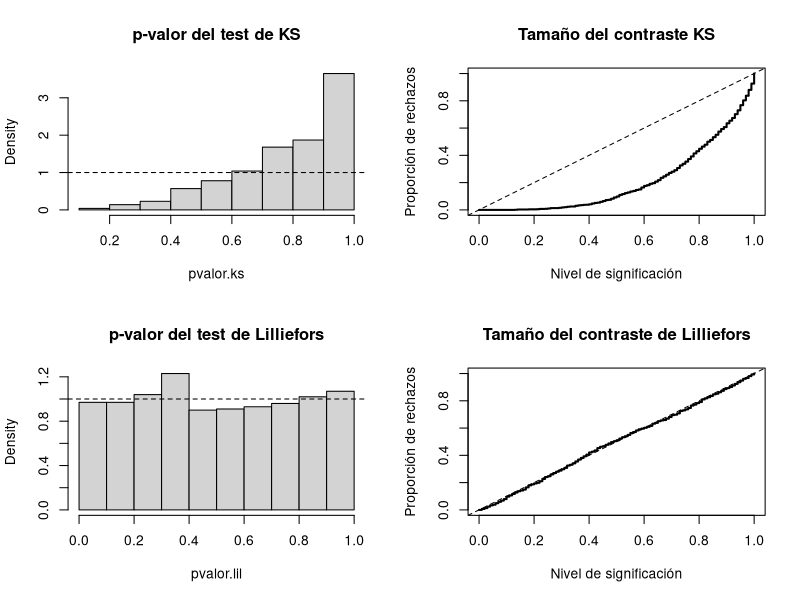
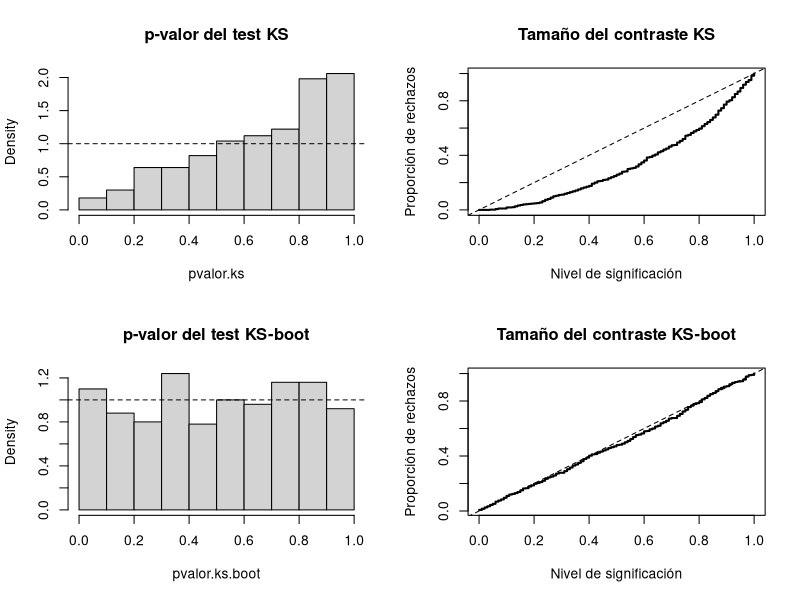
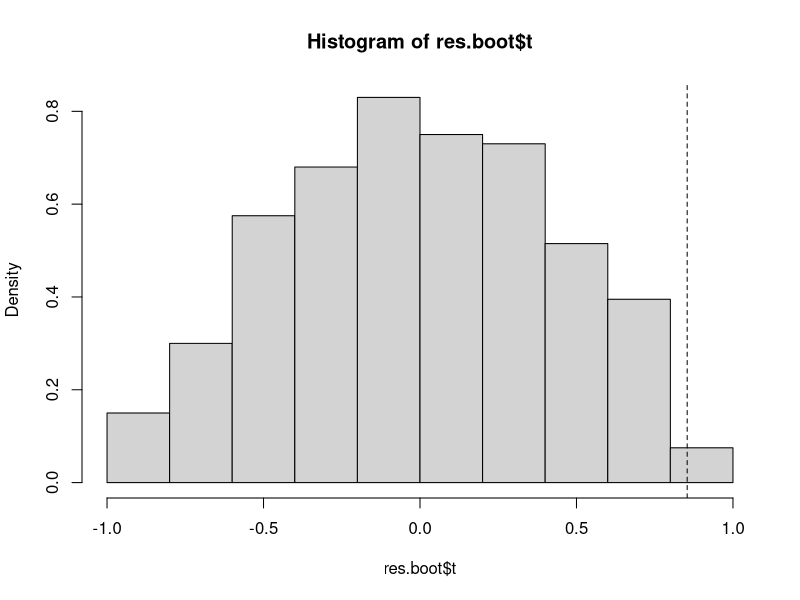
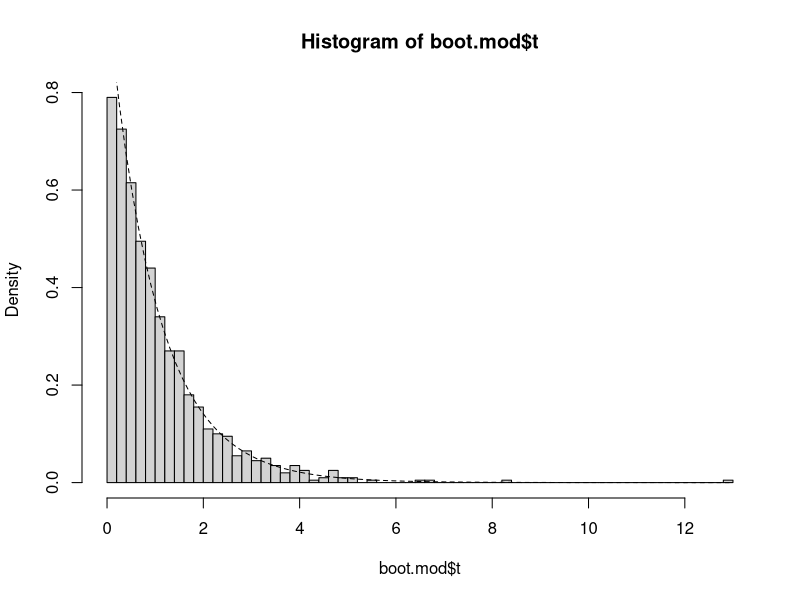
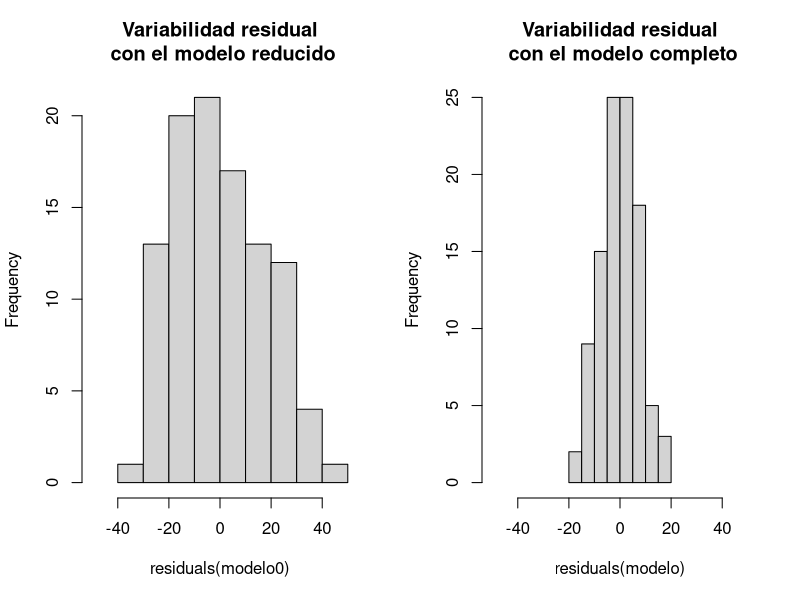
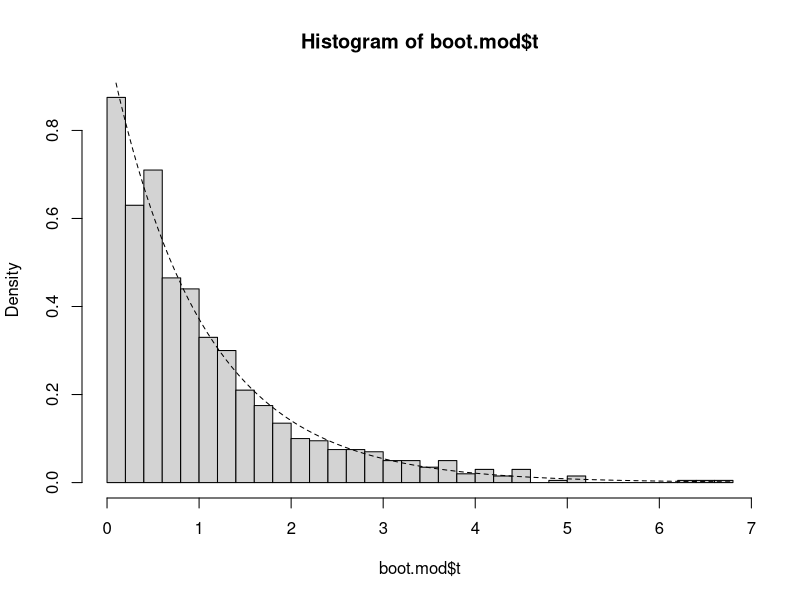

Generate these figures, in order, with R: (Note: this script raises an error after producing the figures.)
## ---- chunk 1

## ---- chunk 2
# Valores iniciales
library(nortest)
set.seed(1)
nx <- 30
mx <- 0
sx <- 1
nsim <- 1000
# Realizar contrastes
pvalor.ks <- numeric(nsim)
pvalor.lil <- numeric(nsim)
for(isim in 1:nsim) {
  rx <- rnorm(nx, mx, sx)
  pvalor.ks[isim] <- ks.test(rx, "pnorm", mean(rx), sd(rx))$p.value
  pvalor.lil[isim] <- lillie.test(rx)$p.value
}
## ---- chunk 3
old.par <- par(mfrow=c(2, 2))
# Histograma
hist(pvalor.ks, freq=FALSE, main = "p-valor del test de KS")
abline(h=1, lty=2)   # curve(dunif(x,0,1), add=TRUE)
# Distribución empírica
curve(ecdf(pvalor.ks)(x), type = "s", lwd = 2, 
      main = 'Tamaño del contraste KS', ylab = 'Proporción de rechazos', 
      xlab = 'Nivel de significación')
abline(a=0, b=1, lty=2)   # curve(punif(x, 0, 1), add = TRUE)
# Histograma
hist(pvalor.lil, freq=FALSE, main = "p-valor del test de Lilliefors")
abline(h=1, lty=2)   # curve(dunif(x,0,1), add=TRUE)
# Distribución empírica
curve(ecdf(pvalor.lil)(x), type = "s", lwd = 2, 
      main = 'Tamaño del contraste de Lilliefors', ylab = 'Proporción de rechazos', 
      xlab = 'Nivel de significación')
abline(a=0, b=1, lty=2)   # curve(punif(x, 0, 1), add = TRUE)
par(old.par)
## ---- chunk 4
ks.exp.boot <- function(x, nboot = 10^3) {
  DNAME <- deparse(substitute(x))
  METHOD <- "Kolmogorov-Smirnov Test of pexp by bootstrap" 
  n <- length(x)
  RATE <- 1/mean(x)
  ks.exp.stat <- function(x, rate = 1/mean(x)) { # se estima el parámetro
    DMinus <- pexp(sort(x), rate=rate) - (0:(n - 1))/n
    DPlus <- 1/n - DMinus
    Dn = max(c(DMinus, DPlus))
  }  
  STATISTIC <- ks.exp.stat(x, rate = RATE) 
  names(STATISTIC) <- "Dn"
  # PVAL <- 0
  # for(i in 1:nboot) {
  #   rx <- rexp(n, rate = RATE)
  #   if (STATISTIC <= ks.exp.stat(rx)) PVAL <- PVAL + 1
  # }
  # PVAL <- PVAL/nboot
  # PVAL <- (PVAL + 1)/(nboot + 1) # Alternativa para aproximar el p-valor
  rx <- matrix(rexp(n*nboot, rate = RATE), ncol=n)
  PVAL <- mean(STATISTIC <= apply(rx, 1, ks.exp.stat))
  return(structure(list(statistic = STATISTIC, alternative = "two.sided", 
                   p.value = PVAL, method = METHOD, data.name = DNAME), 
                   class = "htest"))
}
## ---- chunk 5
# Valores iniciales
set.seed(1)
nx <- 30
ratex <- 1
nsim <- 500
# Realizar contrastes
pvalor.ks <- numeric(nsim)
pvalor.ks.boot <- numeric(nsim)
for(isim in 1:nsim) {
  rx <- rexp(nx, ratex)
  pvalor.ks[isim] <- ks.test(rx, "pexp", 1/mean(rx))$p.value
  pvalor.ks.boot[isim] <- ks.exp.boot(rx, nboot = 200)$p.value
}
# Generar gráficos
old.par <- par(mfrow=c(2, 2))
# Histograma
hist(pvalor.ks, freq=FALSE, main = "p-valor del test KS")
abline(h=1, lty=2)   # curve(dunif(x,0,1), add=TRUE)
# Distribución empírica
curve(ecdf(pvalor.ks)(x), type = "s", lwd = 2, 
      main = 'Tamaño del contraste KS', ylab = 'Proporción de rechazos', 
      xlab = 'Nivel de significación')
abline(a=0, b=1, lty=2)   # curve(punif(x, 0, 1), add = TRUE)
# Histograma
hist(pvalor.ks.boot, freq=FALSE, main = "p-valor del test KS-boot")
abline(h=1, lty=2)   # curve(dunif(x,0,1), add=TRUE)
# Distribución empírica
curve(ecdf(pvalor.ks.boot)(x), type = "s", lwd = 2, 
      main = 'Tamaño del contraste KS-boot', ylab = 'Proporción de rechazos', 
      xlab = 'Nivel de significación')
abline(a=0, b=1, lty=2)   # curve(punif(x, 0, 1), add = TRUE)
par(old.par)
## ---- chunk 6
library(boot)
data('dogs', package = "boot")
# plot(dogs)
## ---- chunk 7
cor(dogs$mvo, dogs$lvp)
# with(dogs, cor(mvo, lvp))
## ---- chunk 8
cor.test(dogs$mvo, dogs$lvp)
# with(dogs, cor.test(mvo, lvp))
## ---- chunk 9
cor.test(dogs$mvo, dogs$lvp, alternative = "greater")
## ---- chunk 10
library(boot)

statistic <- function(data, i) cor(data$mvo, data$lvp[i])

set.seed(1)
res.boot <- boot(dogs, statistic, R = 1000, sim = "permutation")
# res.boot
## ---- chunk 11
hist(res.boot$t, freq = FALSE)
abline(v = res.boot$t0, lty = 2)
## ---- chunk 12
pval.greater <- mean(res.boot$t >= res.boot$t0)
pval.greater
## ---- chunk 13
pval.less <- mean(res.boot$t <= res.boot$t0)
pval <- 2*min(pval.less, pval.greater)
pval
## ---- chunk 14
data(Prestige, package = "carData")
# ?Prestige
## ---- chunk 15
modelo <- lm(prestige ~ income + education, data = Prestige)
summary(modelo)
## ---- chunk 16
res <- summary(modelo)
# names(res)
stat <- res$fstatistic[1]
df <- res$fstatistic[2]
dfr <- res$fstatistic[3]
res$fstatistic
## ---- chunk 17
n <- nrow(Prestige)
q <- 3
q0 <- 1
rss0 <- with(Prestige, sum((prestige - mean(prestige))^2))
rss <- sum(residuals(modelo)^2)
inc.mse <- (rss0 - rss)/(q - q0)  # Incremento en varibilidad explicada
msr <-  rss/(n - q)               # Variabilidad residual
inc.mse/msr
## ---- chunk 18
modelo0 <- lm(prestige ~ 1, data = Prestige)
## ---- chunk 19
anova(modelo0, modelo)
## ---- chunk 20
library(boot)

boot.dat <- Prestige
# boot.dat$fit0 <- mean(Prestige$prestige)
# boot.dat$fit0 <- predict(modelo0)
boot.dat$res0 <- with(Prestige, prestige - mean(prestige))
# boot.dat$res0 <- residuals(modelo0)

mod.stat <- function(data, i) {
    data$prestige <- mean(data$prestige) + data$res0[i]
    fit <- lm(prestige ~ income + education, data = data)
    summary(fit)$fstatistic[1]
}

set.seed(1)
boot.mod <- boot(boot.dat, mod.stat, R = 1000)
boot.mod

hist(boot.mod$t, breaks = "FD", freq = FALSE)
curve(pf(x, df, dfr, lower.tail = FALSE), lty = 2, add = TRUE)

# pval <- mean(boot.mod$t >= boot.mod$t0)
pval <- mean(boot.mod$t >= stat)
pval
## ---- chunk 21
old.par <- par(mfrow=c(1,2))
hist(residuals(modelo0), xlim = c(-50, 50), 
     main = 'Variabilidad residual\n con el modelo reducido')
hist(residuals(modelo), xlim = c(-50, 50), 
     main = 'Variabilidad residual\n con el modelo completo')
par(old.par)
## ---- chunk 22
boot.dat <- Prestige
# boot.dat$fit0 <- mean(Prestige$prestige)
# boot.dat$fit0 <- predict(modelo0)
# boot.dat$res <- residuals(modelo)
boot.dat$sres <- residuals(modelo)/sqrt(1 - hatvalues(modelo))
boot.dat$sres <- boot.dat$sres - mean(boot.dat$sres)

mod.stat <- function(data, i) {
    # data$prestige <- mean(data$prestige) + data$res[i]
    data$prestige <- mean(data$prestige) + data$sres[i]
    fit <- lm(prestige ~ income + education, data = data)
    summary(fit)$fstatistic[1]
}

set.seed(1)
boot.mod <- boot(boot.dat, mod.stat, R = 1000)
boot.mod
## ---- chunk 23
hist(boot.mod$t, breaks = "FD", freq = FALSE)
curve(pf(x, df, dfr, lower.tail = FALSE), lty = 2, add = TRUE)

pval <- mean(boot.mod$t >= stat)
pval
## ---- chunk 24
# library(car)
crPlots(modelo)
## ---- chunk 25
modelo <- lm(prestige ~ income + I(income^2) + education, data = Prestige)
summary(modelo)
## ---- chunk 26
modelo0 <- lm(prestige ~ income + education, data = Prestige)
anova(modelo0, modelo)
## ---- chunk 27
library(boot)

# set.seed(DNI)
# ...
